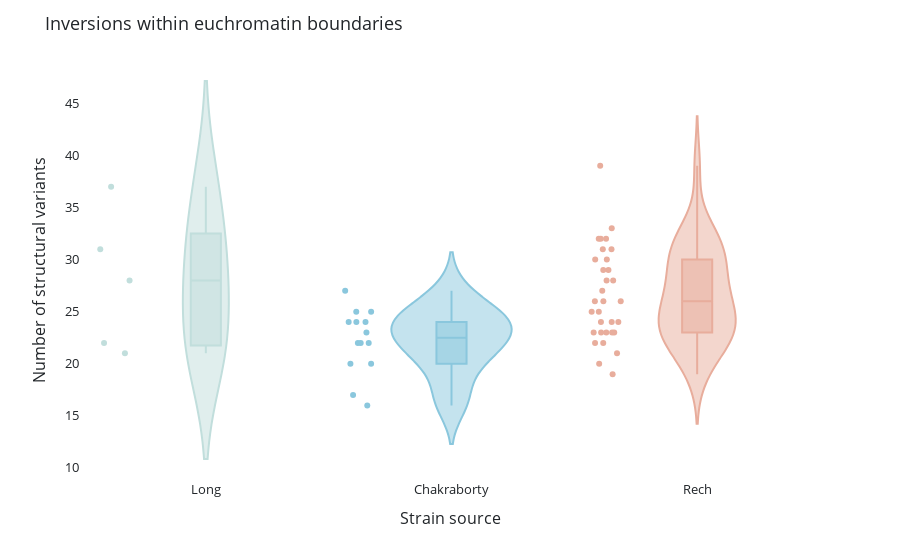

This figure's notebook cell:
### Code cell
fig = px.violin(df1, x='Source', y='INV',
                 hover_name="Sample", hover_data=["Sample"], points='all',  box=True, color="Source",
                 color_discrete_map={'Chakraborty':'#8ac7dd','Long':'#c1dedc','Rech':'#e8ad9c'})

fig.update_layout(
    paper_bgcolor='rgba(255,255,255,255)',
    plot_bgcolor='rgba(0,0,0,0)',
    showlegend=False,
    title="Inversions within euchromatin boundaries",
    xaxis_title="Strain source",
    yaxis_title="Number of structural variants",
    legend_title="Legend Title",
    font=dict(size=13,color="#212529")) 

fig.show()

### Figure 1 — Plotly figure (JSON) as saved in the notebook; plotly's stock layout.template omitted (floating-point values rounded to 4 significant figures)
{"data": [{"alignmentgroup": "True", "box": {"visible": true}, "customdata": [["I23"], ["T29A"], ["B59"], ["N25"], ["ZH26"]], "hovertemplate": "<b>%{hovertext}</b><br><br>Source=%{x}<br>INV=%{y}<br>Sample=%{customdata[0]}<extra></extra>", "hovertext": ["I23", "T29A", "B59", "N25", "ZH26"], "legendgroup": "Long", "marker": {"color": "#c1dedc"}, "name": "Long", "offsetgroup": "Long", "orientation": "v", "points": "all", "scalegroup": "True", "showlegend": true, "type": "violin", "x": ["Long", "Long", "Long", "Long", "Long"], "x0": " ", "xaxis": "x", "y": [31, 37, 22, 21, 28], "y0": " ", "yaxis": "y"}, {"alignmentgroup": "True", "box": {"visible": true}, "customdata": [["A1"], ["A2"], ["A3"], ["A4"], ["A5"], ["A6"], ["A7"], ["AB8"], ["B1"], ["B2"], ["B3"], ["B4"], ["B6"], ["ORE"]], "hovertemplate": "<b>%{hovertext}</b><br><br>Source=%{x}<br>INV=%{y}<br>Sample=%{customdata[0]}<extra></extra>", "hovertext": ["A1", "A2", "A3", "A4", "A5", "A6", "A7", "AB8", "B1", "B2", "B3", "B4", "B6", "ORE"], "legendgroup": "Chakraborty", "marker": {"color": "#8ac7dd"}, "name": "Chakraborty", "offsetgroup": "Chakraborty", "orientation": "v", "points": "all", "scalegroup": "True", "showlegend": true, "type": "violin", "x": ["Chakraborty", "Chakraborty", "Chakraborty", "Chakraborty", "Chakraborty", "Chakraborty", "Chakraborty", "Chakraborty", "Chakraborty", "Chakraborty", "Chakraborty", "Chakraborty", "Chakraborty", "Chakraborty"], "x0": " ", "xaxis": "x", "y": [16, 25, 27, 24, 22, 23, 20, 20, 24, 22, 25, 17, 22, 24], "y0": " ", "yaxis": "y"}, {"alignmentgroup": "True", "box": {"visible": true}, "customdata": [["AKA017"], ["AKA018"], ["COR014"], ["COR018"], ["COR023"], ["COR025"], ["GIM012"], ["GIM024"], ["JUT008"], ["JUT011"], ["KIE094"], ["LUN004"], ["LUN007"], ["MUN008"], ["MUN009"], ["MUN013"], ["MUN015"], ["MUN016"], ["MUN020"], ["RAL059"], ["RAL091"], ["RAL176"], ["RAL177"], ["RAL375"], ["RAL426"], ["RAL737"], ["RAL855"], ["SLA001"], ["STO022"], ["TEN015"], ["TOM007"], ["TOM008"]], "hovertemplate": "<b>%{hovertext}</b><br><br>Source=%{x}<br>INV=%{y}<br>Sample=%{customdata[0]}<extra></extra>", "hovertext": ["AKA017", "AKA018", "COR014", "COR018", "COR023", "COR025", "GIM012", "GIM024", "JUT008", "JUT011", "KIE094", "LUN004", "LUN007", "MUN008", "MUN009", "MUN013", "MUN015", "MUN016", "MUN020", "RAL059", "RAL091", "RAL176", "RAL177", "RAL375", "RAL426", "RAL737", "RAL855", "SLA001", "STO022", "TEN015", "TOM007", "TOM008"], "legendgroup": "Rech", "marker": {"color": "#e8ad9c"}, "name": "Rech", "offsetgroup": "Rech", "orientation": "v", "points": "all", "scalegroup": "True", "showlegend": true, "type": "violin", "x": ["Rech", "Rech", "Rech", "Rech", "Rech", "Rech", "Rech", "Rech", "Rech", "Rech", "Rech", "Rech", "Rech", "Rech", "Rech", "Rech", "Rech", "Rech", "Rech", "Rech", "Rech", "Rech", "Rech", "Rech", "Rech", "Rech", "Rech", "Rech", "Rech", "Rech", "Rech", "Rech"], "x0": " ", "xaxis": "x", "y": [32, 31, 25, 19, 26, 29, 24, 23, 30, 26, 23, 28, 32, 30, 25, 39, 31, 29, 27, 22, 24, 33, 28, 23, 21, 26, 20, 22, 32, 24, 23, 23], "y0": " ", "yaxis": "y"}], "layout": {"font": {"color": "#212529", "size": 13}, "legend": {"title": {"text": "Legend Title"}, "tracegroupgap": 0}, "margin": {"t": 60}, "paper_bgcolor": "rgba(255,255,255,255)", "plot_bgcolor": "rgba(0,0,0,0)", "showlegend": false, "title": {"text": "Inversions within euchromatin boundaries"}, "violinmode": "overlay", "xaxis": {"anchor": "y", "categoryarray": ["Long", "Chakraborty", "Rech"], "categoryorder": "array", "domain": [0, 1], "title": {"text": "Strain source"}}, "yaxis": {"anchor": "x", "domain": [0, 1], "title": {"text": "Number of structural variants"}}}}
